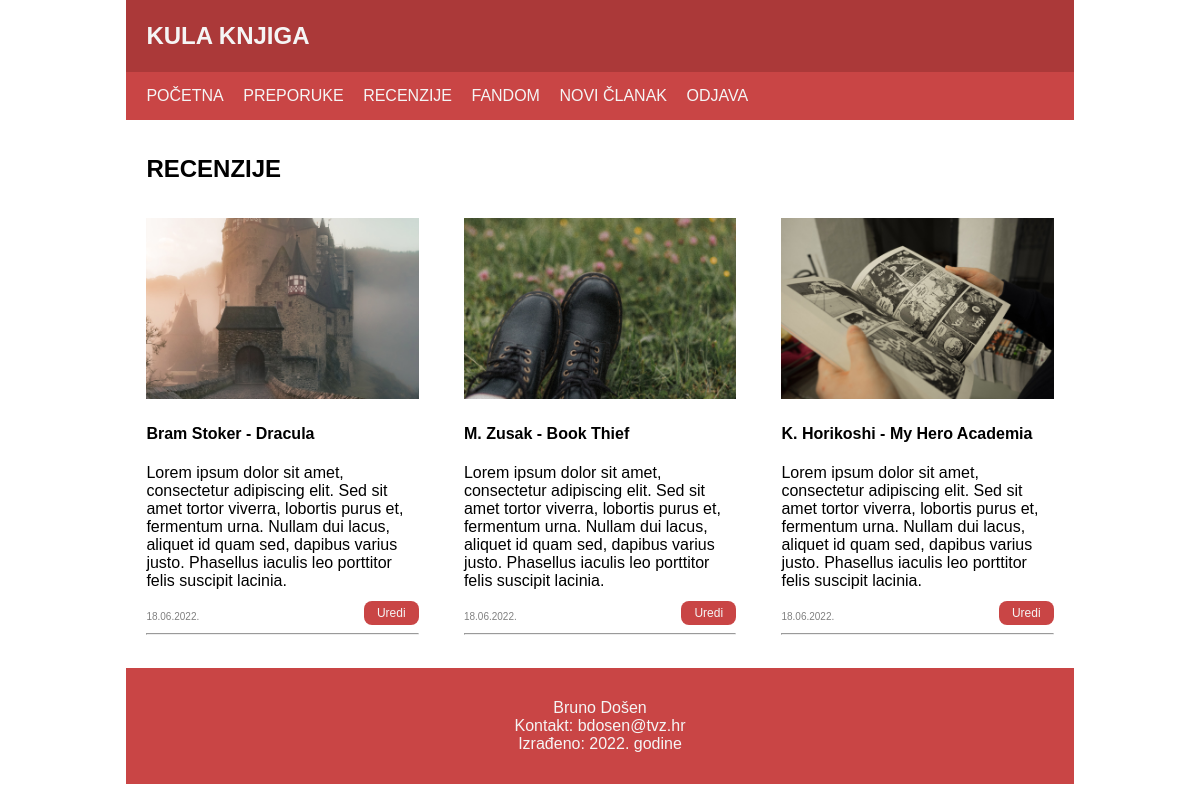
The page /kategorija.php?id=recenzije on the database its author committed.
### tables this page shows
CREATE TABLE `clanci` (
  `id` int(11) NOT NULL,
  `datum` varchar(32) NOT NULL,
  `naslov` varchar(32) NOT NULL,
  `sazetak` text NOT NULL,
  `sadrzaj` text NOT NULL,
  `fotografija` varchar(54) NOT NULL,
  `kategorija` varchar(64) NOT NULL,
  `arhiva` tinyint(1) NOT NULL
);

### kategorija.php (the view, shortened to what this page needs)
<?php
    include 'connect.php';
?>
<!DOCTYPE html>
<html>
    <head>
        <link rel="stylesheet" type="text/css" href="style.css">
    </head>
    <body>
        <div class="wrapper">
            <header>
                <section class="logo">
                    <h1>Kula knjiga</h1>
                </section>
                <section>
                    <nav>
                        <ul>
                            <li><a href="home.php">Početna</a></li>
                            <li><a href="kategorija.php?id=preporuke">Preporuke</a></li>
                            <li><a href="kategorija.php?id=recenzije">Recenzije</a>
                            <li><a href="kategorija.php?id=fandom">Fandom</a></li>
                            <li><a href="unos.php">Novi članak</a></li>
                            <li><a href="index.php">Odjava</a></li>
                        </ul>
                    </nav>
                </section>
            </header>
            <main>
                <section>
                <?php
                $kategorija = $_GET['id'];
                $query = "SELECT * FROM clanci WHERE arhiva=0 AND kategorija='$kategorija'";
                echo '<h2>'. $kategorija .'</h2>';
                echo '<div class="flexbox-container">';
                        $result = mysqli_query($dbc, $query);
                        while($row = mysqli_fetch_array($result)) {
                            echo '<article class="clanak">';
                                echo'<div>';
                                    echo '<img src="' . UPLPATH . $row['fotografija'] . '"';
                                echo '</div>';
                                echo '<h4><a href="clanak.php?id='. $row['id'] .'" class="naslov">'.$row['naslov'].'</a></h4>';
                                echo '<p>'. $row['sazetak'] .'</p>';
                                echo '<p class="date">'. $row['datum'] .'</p>';
                                echo '<a href="administracija.php?id='. $row['id'] .'"><span class="edit_gumb">Uredi</span></a>';
                                echo '<hr>';
                            echo '</article>';
                            }
                            echo '</div>';
                        ?>
                </section>
            </main>
            <footer>
                <p>Bruno Došen<br>
                    Kontakt: bdosen@tvz.hr<br>
                    Izrađeno: 2022. godine</p>
            </footer>
        </div>
    </body>
</html>

### style.css (style rules this page uses)
body { margin-top: 0; margin-bottom: 0; font-family: Arial, Helvetica, sans-serif; }
.wrapper { width: 80%; margin: 0 auto; color: black; }
header { position: relative; top: 0; text-transform: uppercase; }
.logo { background-color: #ab3939; color: whitesmoke; padding: 2px 20px; }
nav, footer { padding: 15px 20px; }
nav { background-color: #c94545; }
ul { list-style-type: none; margin: 0; padding: 0; }
li { display: inline; padding-right: 15px; width: 5%; }
nav a:link, a:visited { color: whitesmoke; text-decoration: none; }
main { padding: 0 20px; }
hr, .date { color: gray; }
img { width: 100%; }
.flexbox-container { height: fit-content; display: flex; flex-direction: row; flex-wrap: wrap; justify-content: space-between; }
article.clanak { width: 30%; word-break: break-word; }
a.naslov:link, a.naslov:visited { color: black; text-decoration: none; }
.date { position: relative; bottom: 0; font-size: x-small; padding-top: 35px; display: inline; }
h2 { margin: 35px 0; text-transform: uppercase; }
.edit_gumb { position: relative; bottom: 0; float: right; background-color: #c94545; padding: 5px 13px; color: whitesmoke; border-radius: 8px; font-size: 75%; text-align: center; margin-top: -5px; }
footer { position: relative; bottom: 0; margin-top: 25px; background-color: #c94545; color: whitesmoke; text-align: center; }
::placeholder { font-family: Arial, Helvetica, sans-serif; }

### rows shown on the page
clanci: fotografija (picture), naslov "Bram Stoker - Dracula", sazetak "Lorem ipsum dolor sit amet, consectetur adipiscing elit. Sed sit amet tortor viverra, lobortis purus et, fermentum urna. Nullam dui lacus, aliquet id quam sed, dapibus varius justo. Phasellus iaculis leo porttitor felis suscipit lacinia.", datum "18.06.2022."
clanci: fotografija (picture), naslov "M. Zusak - Book Thief", sazetak "Lorem ipsum dolor sit amet, consectetur adipiscing elit. Sed sit amet tortor viverra, lobortis purus et, fermentum urna. Nullam dui lacus, aliquet id quam sed, dapibus varius justo. Phasellus iaculis leo porttitor felis suscipit lacinia.", datum "18.06.2022."
clanci: fotografija (picture), naslov "K. Horikoshi - My Hero Academia", sazetak "Lorem ipsum dolor sit amet, consectetur adipiscing elit. Sed sit amet tortor viverra, lobortis purus et, fermentum urna. Nullam dui lacus, aliquet id quam sed, dapibus varius justo. Phasellus iaculis leo porttitor felis suscipit lacinia.", datum "18.06.2022."

### other values the page prints
$kategorija "RECENZIJE"
